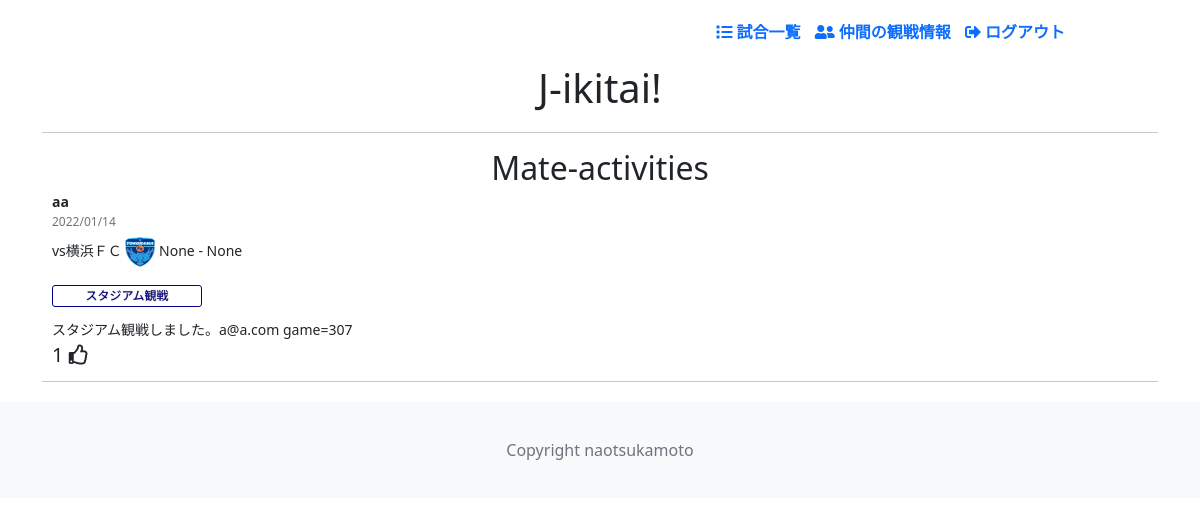
The app's page /mates-activities (signed in) with its own data.
### models/models.py (models this page shows, shortened)
class UserWatchingLog(Base):
    __tablename__ = "user_watching_logs"
    id = Column(Integer, primary_key = True)
    user_id = Column(Integer, ForeignKey("users.id"),nullable = False)
    game_id = Column(Integer, ForeignKey("games.id"),nullable = False)
    status = Column(Integer)
    comment = Column(Text)
    created_at = Column(DateTime, default = datetime.now())
    updated_at = Column(DateTime)
    likes = relationship("Like",backref="user_watching_log")

class User(Base):
    __tablename__ = "users"
    id = Column(Integer,primary_key = True)
    email = Column(String(128),unique = True, nullable = False)
    hashed_password = Column(String(128),unique = True, nullable = False)
    nickname = Column(String(128),unique = True)
    favo_teams_id = Column(Integer,ForeignKey("teams.id"),nullable = False)
    session_time = Column(DateTime)
    status = Column(Integer)
    created_at = Column(DateTime,default = datetime.now())
    updated_at = Column(DateTime)
    teams = relationship("Team", backref="user")
    user_watching_logs = relationship("UserWatchingLog", backref="user")
    likes = relationship("Like", backref="user")

class Team(Base):
    __tablename__ = "teams"
    id = Column(Integer,primary_key = True)
    season = Column(Integer)
    team_name = Column(String(128),unique = True)
    created_at = Column(DateTime,default = datetime.now())

class Game(Base):
    __tablename__ = "games"
    id = Column(Integer,primary_key = True)
    game_date = Column(DateTime)
    home_team_id = Column(Integer,ForeignKey("teams.id"),nullable = False)
    away_team_id = Column(Integer,ForeignKey("teams.id"),nullable = False)
    home_team_score = Column(Integer)
    away_team_score = Column(Integer)
    created_at = Column(DateTime,default = datetime.now())
    user_watching_logs = relationship("UserWatchingLog",backref="game")

### app/app.py (the view)
@app.route("/mates-activities",methods=["get"])
def activities():
    if "email" in session:
        own_user_id = User.query.filter_by(email=session["email"]).first().id
        logs = db_session.query(UserWatchingLog,User,Game).\
        join(User,User.id == UserWatchingLog.user_id).\
        join(Game,Game.id == UserWatchingLog.game_id).\
        filter(not_(UserWatchingLog.user_id == own_user_id)).\
        distinct(UserWatchingLog.id).all()
        teams = Team.query.all()
        liked_list = []
        user_watching_logs = UserWatchingLog.query.all()
        for log in user_watching_logs:
            liked_list.append(log.id)
        print(liked_list)
        return render_template("activities.html",logs=logs,teams=teams,liked_list=liked_list)
    else:
        status = "need_to_login"
        return redirect(url_for("index",status=status))

### app/templates/activities.html (shortened to what this page needs)
<!DOCTYPE html>
<head>
    <link rel=stylesheet type=text/css href="../static/main.css">
    <link href="https://cdn.jsdelivr.net/npm/bootstrap@5.0.0-beta1/dist/css/bootstrap.min.css" rel="stylesheet">
    <link rel ="stylesheet" href="https://cdnjs.cloudflare.com/ajax/libs/font-awesome/5.15.4/css/all.min.css">
</head>
<body>
    {% include "header.html" %}
    <h1>J-ikitai!</h1>
    <div class="container">
        <hr>
        <h2>Mate-activities</h2>
        <div>
            {% for log in logs %}
            <div class="log-box">
                <p class="fw-bold">{{log.User.nickname}}</p>
                <p class="fw-light text-muted font-mini">{{log.UserWatchingLog.created_at.strftime("%Y/%m/%d")}}</p>
                {% if log.User.favo_teams_id == log.Game.home_team_id %}
                    <p class="d-inline">
                        vs{{teams[log.Game.away_team_id-1].team_name}}
                        <img class="logo-mini d-inline" src="{{url_for('static',filename='images/' ~ teams[log.Game.away_team_id-1].team_name ~ '.png')}}">
                        {{log.Game.home_team_score}} - {{log.Game.away_team_score}}
                        <div class="status-mini">
                            {% if log.UserWatchingLog.status == 1 %}
                                <label class="status-label status-label-1-checked" for="status-1" id="status-1" checked="checked">スタジアム観戦</label>
                            {% endif %}
                        </div>
                    </p>
                {% endif %}
                <p>{{log.UserWatchingLog.comment}}</p>
                <p class="like">
                    <a onclick="api_like({{log.UserWatchingLog.id}})">
                        <span id="like-{{log.UserWatchingLog.id}}">{{liked_list.count(log.UserWatchingLog.id)}}</span> <i class="far fa-thumbs-up" id="like-icon"></i>
                    </a>
                </p>
                <hr>
            </div>
            {% endfor %}
        </div>
    </div>
    <footer class="footer mt-auto py-3 bg-light">
        <div class="container">
          <span class="text-muted">Copyright naotsukamoto</span>
        </div>
    </footer>
</body>

### app/static/main.css (style rules this page uses)
body { text-align: center; }
.container { margin: 0 auto; margin-top: 20px; margin-bottom: 20px; }
hr { border-color: #E5E5E5; }
.status-label { padding: 0.3rem; margin: 0.5rem 0; width: 80%; border-radius: 3px; transition: all .2s; border: 1px solid #ACB3BF; color: #ACB3BF; }
.status-box-1:checked + .status-label, .status-label-1-checked { color: #060389; border: 1px solid #060389; text-shadow: 0 0 1px rgba(0,0,0,.7); }
.log-box { text-align: left; font-size:14px; line-height: 10px; }
.like { cursor: pointer; font-size: 20px; }
img.logo-mini { width: 30px; height: 30px; }
.log-box p, .log-box div { margin:10px; }
.font-mini { font-size: 12px; }
.status-mini .status-label { text-align: center; font-size:12px; width:150px; }

### records on screen
UserWatchingLog: User.nickname "aa", UserWatchingLog.created_at "2022/01/14", team_name (picture), Game.home_team_score "None", Game.away_team_score "None", status "スタジアム観戦", UserWatchingLog.comment "スタジアム観戦しました。a@a.com game=307", count "1"
Team: team_name "横浜ＦＣ"
